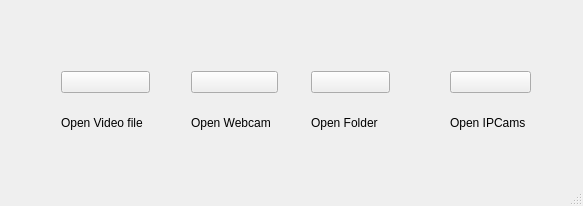
<?xml version="1.0" encoding="UTF-8"?>
<ui version="4.0">
 <class>MainWindow</class>
 <widget class="QMainWindow" name="MainWindow">
  <property name="geometry">
   <rect>
    <x>0</x>
    <y>0</y>
    <width>583</width>
    <height>206</height>
   </rect>
  </property>
  <property name="windowTitle">
   <string>uWho</string>
  </property>
  <widget class="QWidget" name="centralWidget">
   <widget class="QWidget" name="layoutWidget">
    <property name="geometry">
     <rect>
      <x>50</x>
      <y>60</y>
      <width>111</width>
      <height>97</height>
     </rect>
    </property>
    <layout class="QVBoxLayout" name="verticalLayout">
     <item>
      <widget class="QPushButton" name="videofileButton">
       <property name="text">
        <string/>
       </property>
       <property name="icon">
        <iconset>
         <normaloff>:/icons/icons/videofile.png</normaloff>
         <normalon>:/icons/icons/videofile.png</normalon>:/icons/icons/videofile.png</iconset>
       </property>
       <property name="iconSize">
        <size>
         <width>64</width>
         <height>64</height>
        </size>
       </property>
      </widget>
     </item>
     <item>
      <widget class="QLabel" name="label">
       <property name="text">
        <string>Open Video file</string>
       </property>
      </widget>
     </item>
    </layout>
   </widget>
   <widget class="QWidget" name="layoutWidget">
    <property name="geometry">
     <rect>
      <x>180</x>
      <y>60</y>
      <width>109</width>
      <height>97</height>
     </rect>
    </property>
    <layout class="QVBoxLayout" name="verticalLayout_2">
     <item>
      <widget class="QPushButton" name="webcamButton">
       <property name="text">
        <string/>
       </property>
       <property name="icon">
        <iconset>
         <normaloff>:/icons/icons/webcam.png</normaloff>
         <normalon>:/icons/icons/webcam.png</normalon>:/icons/icons/webcam.png</iconset>
       </property>
       <property name="iconSize">
        <size>
         <width>64</width>
         <height>64</height>
        </size>
       </property>
      </widget>
     </item>
     <item>
      <widget class="QLabel" name="label_2">
       <property name="text">
        <string>Open Webcam</string>
       </property>
      </widget>
     </item>
    </layout>
   </widget>
   <widget class="QWidget" name="layoutWidget">
    <property name="geometry">
     <rect>
      <x>300</x>
      <y>60</y>
      <width>101</width>
      <height>97</height>
     </rect>
    </property>
    <layout class="QVBoxLayout" name="verticalLayout_3">
     <item>
      <widget class="QPushButton" name="dirpicButton">
       <property name="enabled">
        <bool>true</bool>
       </property>
       <property name="text">
        <string/>
       </property>
       <property name="icon">
        <iconset>
         <normaloff>dirpics.png</normaloff>
         <normalon>:/icons/icons/dirpics.png</normalon>
         <disabledoff>:/icons/icons/dirpics.png</disabledoff>dirpics.png</iconset>
       </property>
       <property name="iconSize">
        <size>
         <width>64</width>
         <height>64</height>
        </size>
       </property>
      </widget>
     </item>
     <item>
      <widget class="QLabel" name="label_3">
       <property name="text">
        <string>Open Folder</string>
       </property>
      </widget>
     </item>
    </layout>
   </widget>
   <widget class="QWidget" name="layoutWidget">
    <property name="geometry">
     <rect>
      <x>439</x>
      <y>60</y>
      <width>103</width>
      <height>97</height>
     </rect>
    </property>
    <layout class="QVBoxLayout" name="verticalLayout_4">
     <item>
      <widget class="QPushButton" name="ipButton">
       <property name="text">
        <string/>
       </property>
       <property name="icon">
        <iconset>
         <normaloff>internet-cloud-icon.jpg</normaloff>
         <normalon>:/icons/icons/internet-cloud-icon.jpg</normalon>
         <disabledoff>:/icons/icons/internet-cloud-icon.jpg</disabledoff>internet-cloud-icon.jpg</iconset>
       </property>
       <property name="iconSize">
        <size>
         <width>64</width>
         <height>64</height>
        </size>
       </property>
      </widget>
     </item>
     <item>
      <widget class="QLabel" name="label_4">
       <property name="text">
        <string>Open IPCams</string>
       </property>
      </widget>
     </item>
    </layout>
   </widget>
  </widget>
  <widget class="QMenuBar" name="menuBar">
   <property name="geometry">
    <rect>
     <x>0</x>
     <y>0</y>
     <width>583</width>
     <height>22</height>
    </rect>
   </property>
  </widget>
  <widget class="QStatusBar" name="statusBar"/>
 </widget>
 <layoutdefault spacing="6" margin="11"/>
 <resources/>
 <connections/>
</ui>
